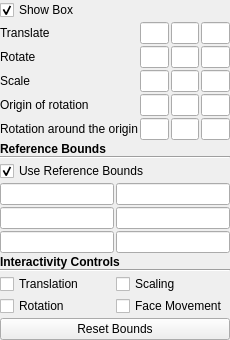
<?xml version="1.0" encoding="UTF-8"?>
<ui version="4.0">
 <class>BoxPropertyWidget</class>
 <widget class="QWidget" name="BoxPropertyWidget">
  <property name="geometry">
   <rect>
    <x>0</x>
    <y>0</y>
    <width>230</width>
    <height>329</height>
   </rect>
  </property>
  <property name="windowTitle">
   <string>Form</string>
  </property>
  <layout class="QVBoxLayout">
   <property name="spacing">
    <number>2</number>
   </property>
   <property name="leftMargin">
    <number>0</number>
   </property>
   <property name="topMargin">
    <number>0</number>
   </property>
   <property name="rightMargin">
    <number>0</number>
   </property>
   <property name="bottomMargin">
    <number>0</number>
   </property>
   <item>
    <widget class="QCheckBox" name="show3DWidget">
     <property name="toolTip">
      <string>Show the interactive box widget in the 3d scene.</string>
     </property>
     <property name="text">
      <string>Show Box</string>
     </property>
     <property name="checked">
      <bool>true</bool>
     </property>
    </widget>
   </item>
   <item>
    <layout class="QGridLayout" name="gridLayout">
     <property name="leftMargin">
      <number>0</number>
     </property>
     <property name="topMargin">
      <number>0</number>
     </property>
     <property name="rightMargin">
      <number>0</number>
     </property>
     <property name="bottomMargin">
      <number>0</number>
     </property>
     <property name="spacing">
      <number>2</number>
     </property>
     <item row="1" column="0">
      <widget class="QLabel" name="labelRotate">
       <property name="text">
        <string>Rotate</string>
       </property>
      </widget>
     </item>
     <item row="1" column="1">
      <widget class="pqDoubleLineEdit" name="rotateX"/>
     </item>
     <item row="0" column="0">
      <widget class="QLabel" name="labelTranslate">
       <property name="text">
        <string>Translate</string>
       </property>
      </widget>
     </item>
     <item row="1" column="3">
      <widget class="pqDoubleLineEdit" name="rotateZ"/>
     </item>
     <item row="0" column="3">
      <widget class="pqDoubleLineEdit" name="translateZ"/>
     </item>
     <item row="0" column="2">
      <widget class="pqDoubleLineEdit" name="translateY"/>
     </item>
     <item row="1" column="2">
      <widget class="pqDoubleLineEdit" name="rotateY"/>
     </item>
     <item row="0" column="1">
      <widget class="pqDoubleLineEdit" name="translateX"/>
     </item>
     <item row="2" column="2">
      <widget class="pqDoubleLineEdit" name="scaleY"/>
     </item>
     <item row="2" column="1">
      <widget class="pqDoubleLineEdit" name="scaleX"/>
     </item>
     <item row="2" column="3">
      <widget class="pqDoubleLineEdit" name="scaleZ"/>
     </item>
     <item row="2" column="0">
      <widget class="QLabel" name="labelScale">
       <property name="text">
        <string>Scale</string>
       </property>
      </widget>
     </item>
     <item row="3" column="0">
      <widget class="QLabel" name="labelRotationOrigin">
       <property name="text">
        <string>Origin of rotation</string>
       </property>
      </widget>
      </item>
      <item row="3" column="1">
      <widget class="pqDoubleLineEdit" name="rotationOriginX"/>
      </item>
      <item row="3" column="2">
      <widget class="pqDoubleLineEdit" name="rotationOriginY"/>
      </item>
      <item row="3" column="3">
      <widget class="pqDoubleLineEdit" name="rotationOriginZ"/>
      </item>
      <item row="4" column="0">
      <widget class="QLabel" name="labelAbsoluteRotationAroundOrigin">
       <property name="text">
        <string>Rotation around the origin</string>
       </property>
      </widget>
      </item>
      <item row="4" column="1">
      <widget class="pqDoubleLineEdit" name="absoluteRotationAroundOriginX"/>
      </item>
      <item row="4" column="2">
      <widget class="pqDoubleLineEdit" name="absoluteRotationAroundOriginY"/>
      </item>
      <item row="4" column="3">
      <widget class="pqDoubleLineEdit" name="absoluteRotationAroundOriginZ"/>
      </item>
    </layout>
   </item>
   <item>
    <layout class="QVBoxLayout" name="verticalLayout_2">
     <property name="spacing">
      <number>0</number>
     </property>
     <item>
      <widget class="QLabel" name="referenceBoundsLabel">
       <property name="text">
        <string>&lt;html&gt;&lt;head/&gt;&lt;body&gt;&lt;p&gt;&lt;span style=&quot; font-weight:600;&quot;&gt;Reference Bounds&lt;/span&gt;&lt;/p&gt;&lt;/body&gt;&lt;/html&gt;</string>
       </property>
      </widget>
     </item>
     <item>
      <widget class="Line" name="referenceBoundsHLine">
       <property name="orientation">
        <enum>Qt::Horizontal</enum>
       </property>
      </widget>
     </item>
    </layout>
   </item>
   <item>
    <widget class="QCheckBox" name="useReferenceBounds">
     <property name="toolTip">
      <string>&lt;html&gt;&lt;head/&gt;&lt;body&gt;&lt;p&gt;Use reference bounding box. When checked, &lt;span style=&quot; font-weight:600;&quot;&gt;Position&lt;/span&gt;, &lt;span style=&quot; font-weight:600;&quot;&gt;Rotation&lt;/span&gt;, and &lt;span style=&quot; font-weight:600;&quot;&gt;Scale&lt;/span&gt; are specified relative to the explicitly provided reference bounding box.&lt;/p&gt;&lt;/body&gt;&lt;/html&gt;</string>
     </property>
     <property name="text">
      <string>Use Reference Bounds</string>
     </property>
     <property name="checked">
      <bool>true</bool>
     </property>
    </widget>
   </item>
   <item>
    <layout class="QGridLayout" name="gridLayout2">
     <item row="0" column="0">
      <widget class="pqDoubleLineEdit" name="xmin">
       <property name="toolTip">
        <string>Minimum X</string>
       </property>
      </widget>
     </item>
     <item row="0" column="1">
      <widget class="pqDoubleLineEdit" name="xmax">
       <property name="toolTip">
        <string>Maximum X</string>
       </property>
      </widget>
     </item>
     <item row="1" column="0">
      <widget class="pqDoubleLineEdit" name="ymin">
       <property name="toolTip">
        <string>Minimum Y</string>
       </property>
      </widget>
     </item>
     <item row="1" column="1">
      <widget class="pqDoubleLineEdit" name="ymax">
       <property name="toolTip">
        <string>Maximum Y</string>
       </property>
      </widget>
     </item>
     <item row="2" column="0">
      <widget class="pqDoubleLineEdit" name="zmin">
       <property name="toolTip">
        <string>Minimum Z</string>
       </property>
      </widget>
     </item>
     <item row="2" column="1">
      <widget class="pqDoubleLineEdit" name="zmax">
       <property name="toolTip">
        <string>Maximum Z</string>
       </property>
      </widget>
     </item>
    </layout>
   </item>
   <item>
    <layout class="QVBoxLayout" name="verticalLayout">
     <property name="spacing">
      <number>0</number>
     </property>
     <item>
      <widget class="QLabel" name="label">
       <property name="text">
        <string>&lt;html&gt;&lt;head/&gt;&lt;body&gt;&lt;p&gt;&lt;span style=&quot; font-weight:600;&quot;&gt;Interactivity Controls&lt;/span&gt;&lt;/p&gt;&lt;/body&gt;&lt;/html&gt;</string>
       </property>
      </widget>
     </item>
     <item>
      <widget class="Line" name="line_2">
       <property name="orientation">
        <enum>Qt::Horizontal</enum>
       </property>
      </widget>
     </item>
    </layout>
   </item>
   <item>
    <layout class="QGridLayout" name="gridLayout1">
     <item row="3" column="0">
      <widget class="QCheckBox" name="enableRotation">
       <property name="toolTip">
        <string>Enable rotation of the 3d box widget.</string>
       </property>
       <property name="text">
        <string>Rotation</string>
       </property>
      </widget>
     </item>
     <item row="1" column="0">
      <widget class="QCheckBox" name="enableTranslation">
       <property name="toolTip">
        <string>Enable translation of the 3d box widget.</string>
       </property>
       <property name="text">
        <string>Translation</string>
       </property>
      </widget>
     </item>
     <item row="1" column="1">
      <widget class="QCheckBox" name="enableScaling">
       <property name="toolTip">
        <string>Enable scaling of the 3d box widget.</string>
       </property>
       <property name="text">
        <string>Scaling</string>
       </property>
      </widget>
     </item>
     <item row="3" column="1">
      <widget class="QCheckBox" name="enableMoveFaces">
       <property name="toolTip">
        <string>Enable moving faces of the 3d box widget.</string>
       </property>
       <property name="text">
        <string>Face Movement</string>
       </property>
      </widget>
     </item>
    </layout>
   </item>
   <item>
    <widget class="QPushButton" name="resetBounds">
     <property name="toolTip">
      <string>Reset box using current data bounds</string>
     </property>
     <property name="text">
      <string>Reset Bounds</string>
     </property>
    </widget>
   </item>
   <item>
    <spacer name="verticalSpacer">
     <property name="orientation">
      <enum>Qt::Vertical</enum>
     </property>
     <property name="sizeHint" stdset="0">
      <size>
       <width>20</width>
       <height>0</height>
      </size>
     </property>
    </spacer>
   </item>
  </layout>
 </widget>
 <customwidgets>
  <customwidget>
   <class>pqDoubleLineEdit</class>
   <extends>QLineEdit</extends>
   <header>pqDoubleLineEdit.h</header>
  </customwidget>
 </customwidgets>
 <tabstops>
  <tabstop>show3DWidget</tabstop>
  <tabstop>translateX</tabstop>
  <tabstop>translateY</tabstop>
  <tabstop>translateZ</tabstop>
  <tabstop>rotateX</tabstop>
  <tabstop>rotateY</tabstop>
  <tabstop>rotateZ</tabstop>
  <tabstop>scaleX</tabstop>
  <tabstop>scaleY</tabstop>
  <tabstop>scaleZ</tabstop>
  <tabstop>rotationOriginX</tabstop>
  <tabstop>rotationOriginY</tabstop>
  <tabstop>rotationOriginZ</tabstop>
  <tabstop>enableTranslation</tabstop>
  <tabstop>enableScaling</tabstop>
  <tabstop>enableRotation</tabstop>
  <tabstop>enableMoveFaces</tabstop>
  <tabstop>useReferenceBounds</tabstop>
  <tabstop>xmin</tabstop>
  <tabstop>xmax</tabstop>
  <tabstop>ymin</tabstop>
  <tabstop>ymax</tabstop>
  <tabstop>zmin</tabstop>
  <tabstop>zmax</tabstop>
  <tabstop>resetBounds</tabstop>
 </tabstops>
 <resources/>
 <connections>
  <connection>
   <sender>useReferenceBounds</sender>
   <signal>toggled(bool)</signal>
   <receiver>xmin</receiver>
   <slot>setVisible(bool)</slot>
   <hints>
    <hint type="sourcelabel">
     <x>114</x>
     <y>132</y>
    </hint>
    <hint type="destinationlabel">
     <x>56</x>
     <y>157</y>
    </hint>
   </hints>
  </connection>
  <connection>
   <sender>useReferenceBounds</sender>
   <signal>toggled(bool)</signal>
   <receiver>xmax</receiver>
   <slot>setVisible(bool)</slot>
   <hints>
    <hint type="sourcelabel">
     <x>114</x>
     <y>132</y>
    </hint>
    <hint type="destinationlabel">
     <x>173</x>
     <y>157</y>
    </hint>
   </hints>
  </connection>
  <connection>
   <sender>useReferenceBounds</sender>
   <signal>toggled(bool)</signal>
   <receiver>ymin</receiver>
   <slot>setVisible(bool)</slot>
   <hints>
    <hint type="sourcelabel">
     <x>114</x>
     <y>132</y>
    </hint>
    <hint type="destinationlabel">
     <x>56</x>
     <y>186</y>
    </hint>
   </hints>
  </connection>
  <connection>
   <sender>useReferenceBounds</sender>
   <signal>toggled(bool)</signal>
   <receiver>ymax</receiver>
   <slot>setVisible(bool)</slot>
   <hints>
    <hint type="sourcelabel">
     <x>114</x>
     <y>132</y>
    </hint>
    <hint type="destinationlabel">
     <x>173</x>
     <y>186</y>
    </hint>
   </hints>
  </connection>
  <connection>
   <sender>useReferenceBounds</sender>
   <signal>toggled(bool)</signal>
   <receiver>zmax</receiver>
   <slot>setVisible(bool)</slot>
   <hints>
    <hint type="sourcelabel">
     <x>114</x>
     <y>132</y>
    </hint>
    <hint type="destinationlabel">
     <x>173</x>
     <y>215</y>
    </hint>
   </hints>
  </connection>
  <connection>
   <sender>useReferenceBounds</sender>
   <signal>toggled(bool)</signal>
   <receiver>zmin</receiver>
   <slot>setVisible(bool)</slot>
   <hints>
    <hint type="sourcelabel">
     <x>114</x>
     <y>132</y>
    </hint>
    <hint type="destinationlabel">
     <x>56</x>
     <y>215</y>
    </hint>
   </hints>
  </connection>
 </connections>
</ui>
